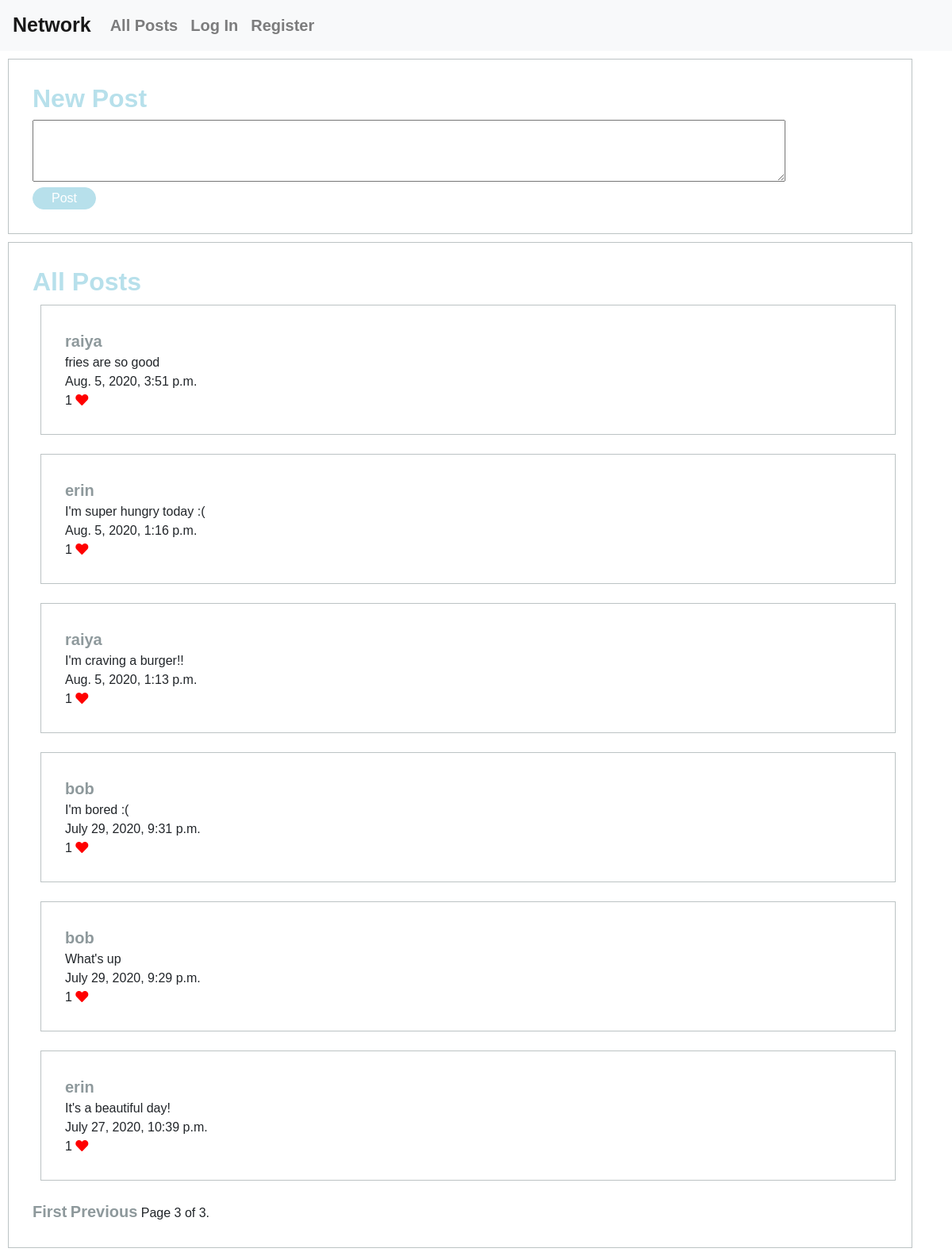
/?page=3, run on the app's committed database.
### network/models.py (models this page shows, shortened)
class Post(models.Model):
    users = models.ForeignKey(User, on_delete=models.CASCADE, related_name="posts")
    text = models.CharField(max_length=300)
    posting_time = models.DateTimeField(auto_now=False)
    likes = models.IntegerField(default=0)

class User(AbstractUser):
    pass

### network/views.py (the view)
# urls.py: path("", views.index, name="index"),
def index(request):
    liked_posts = []
    posts = Post.objects.all().order_by('posting_time').reverse()
    paginator = Paginator(posts, 10)
    page_number = request.GET.get('page')
    page_obj = paginator.get_page(page_number)
    if request.user.is_authenticated:
        user = get_user(request)
        user_likes = Like.objects.filter(users=user)
        for like in user_likes:
            liked_posts.append(like.post_id)
    return render(request, "network/index.html", {
        "page_obj": page_obj,
        "liked_posts": liked_posts
    })

### network/templates/network/index.html (shortened to what this page needs)
{% extends "network/layout.html" %}
{% load static %}
{% block body %}
<div id="new_post" class="container">
   <h2>New Post</h2>
   <form action="{% url 'new_post' %}" method="post">
      <textarea id="text" name="text" rows="3" cols="100"></textarea>
      <br>
      <input class="btn-top" type="submit" value="Post">
   </form>
</div>
<div id="all_posts" class="container">
   <h2>All Posts</h2>
   {% for post in page_obj %}
   <div id="single_post" class="container">
      <a href="{% url 'profile_page' id=post.users.pk %}">{{ post.users }}</a>
      <br>
      {% if user.is_authenticated %}
         {% if post.users == request.user %}
            <button id="edit_element_{{post.pk}}" class="btn-top" onclick="edit_post({{post.pk}})">Edit</button>
            <div id="post_text_{{post.pk}}"></div>
            <div id="original_text_{{post.pk}}">{{ post.text }}</div>
            {{ post.posting_time }}
            <br>
            <div id="likes">{{ post.likes }} <i class="fas fa-heart"></i></div>
         {% else %}
            {{ post.text }}
            <br>
            {{ post.posting_time }}
            <br>
            <div id="likes">{{ post.likes }} <i class="fas fa-heart"></i></div>
         {% endif %}
         {% if post.pk in liked_posts %}
            <button id="unlike_{{post.pk}}" class="btn-top" onclick="unlike_post({{post.pk}})">Unlike</button>
         {% else %}
            <button id="like_{{post.pk}}" class="btn-top" onclick="like_post({{post.pk}})">Like</button>
         {% endif %}
      {% else %}
         {{ post.text }}
         <br>
         {{ post.posting_time }}
         <br>
         <div id="likes">{{ post.likes }} <i class="fas fa-heart"></i></div>
      {% endif %}
   </div>
   {% endfor %}
   <div class="pagination">
      <span class="step-links">
         {% if page_obj.has_previous %}
            <a href="?page=1"> First</a>
            <a href="?page={{ page_obj.previous_page_number }}">Previous</a>
         {% endif %}
         <span class="current">
            Page {{ page_obj.number }} of {{ page_obj.paginator.num_pages }}.
         </span>
      </span>
   </div>
</div>
{% endblock %}

### network/static/network/styles.css (style rules this page uses)
* { font-family: "Josefin Sans", sans-serif; }
.container { padding: 30px; border: 1px #bcc3c4; margin: 10px; border-style: solid; }
#likes i { color: red; }
a { font-weight: bold; font-size: 20px; color: #8e999c; }
#new_post h2 { color: #b7e0eb; font-weight: bold; }
#all_posts h2 { color: #b7e0eb; font-weight: bold; }
#single_post { margin-bottom: 1.5rem; }
.btn-top { width: 5rem; border-radius: 3rem; border: 0.1rem solid #b7e0eb; background-color: #b7e0eb; color: white; }

### data on the page
Post: users "raiya", text "fries are so good", posting_time "Aug. 5, 2020, 3:51 p.m.", likes "1"
Post: users "erin", text "I'm super hungry today :(", posting_time "Aug. 5, 2020, 1:16 p.m.", likes "1"
Post: users "raiya", text "I'm craving a burger!!", posting_time "Aug. 5, 2020, 1:13 p.m.", likes "1"
Post: users "bob", text "I'm bored :(", posting_time "July 29, 2020, 9:31 p.m.", likes "1"
Post: users "bob", text "What's up", posting_time "July 29, 2020, 9:29 p.m.", likes "1"
Post: users "erin", text "It's a beautiful day!", posting_time "July 27, 2020, 10:39 p.m.", likes "1"

### other printed values
{{ page_obj.number }} "3"
{{ page_obj.paginator.num_pages }} "3"
